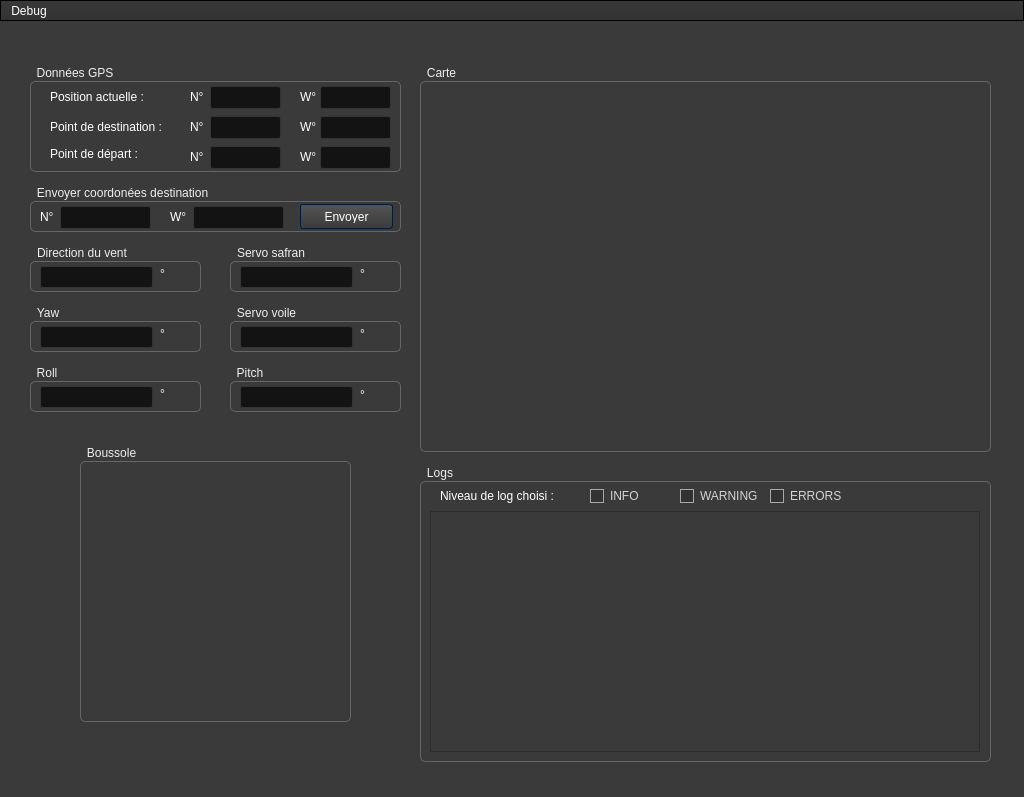
 <widget class="QMainWindow" name="MainWindow">
  <property name="geometry">
   <rect>
    <x>0</x>
    <y>0</y>
    <width>1024</width>
    <height>797</height>
   </rect>
  </property>
  <property name="windowTitle">
   <string>MainWindow</string>
  </property>
  <property name="styleSheet">
   <string notr="true">/*Copyright (c) DevSec Studio. All rights reserved.

MIT License

Permission is hereby granted, free of charge, to any person obtaining a copy
of this software and associated documentation files (the &quot;Software&quot;), to deal
in the Software without restriction, including without limitation the rights
to use, copy, modify, merge, publish, distribute, sublicense, and/or sell
copies of the Software, and to permit persons to whom the Software is
furnished to do so, subject to the following conditions:

The above copyright notice and this permission notice shall be included in all
copies or substantial portions of the Software.

THE SOFTWARE IS PROVIDED *AS IS*, WITHOUT WARRANTY OF ANY KIND, EXPRESS OR
IMPLIED, INCLUDING BUT NOT LIMITED TO THE WARRANTIES OF MERCHANTABILITY,
FITNESS FOR A PARTICULAR PURPOSE AND NONINFRINGEMENT. IN NO EVENT SHALL THE
AUTHORS OR COPYRIGHT HOLDERS BE LIABLE FOR ANY CLAIM, DAMAGES OR OTHER
LIABILITY, WHETHER IN AN ACTION OF CONTRACT, TORT OR OTHERWISE, ARISING FROM,
OUT OF OR IN CONNECTION WITH THE SOFTWARE OR THE USE OR OTHER DEALINGS IN THE SOFTWARE.
*/

/*-----QWidget-----*/
QWidget
{
	background-color: #3a3a3a;
	color: #fff;
	selection-background-color: #b78620;
	selection-color: #000;

}


/*-----QLabel-----*/
QLabel
{
	background-color: transparent;
	color: #fff;

}


/*-----QMenuBar-----*/
QMenuBar 
{
	background-color: qlineargradient(spread:repeat, x1:1, y1:0, x2:1, y2:1, stop:0 rgba(57, 57, 57, 255),stop:1 rgba(50, 50, 50, 255));
	border: 1px solid #000;
	color: #fff;

}


QMenuBar::item 
{
	background-color: transparent;

}


QMenuBar::item:selected 
{
	background-color: rgba(183, 134, 32, 20%);
	border: 1px solid #b78620;
	color: #fff;

}


QMenuBar::item:pressed 
{
	background-color: rgb(183, 134, 32);
	border: 1px solid #b78620;
	color: #fff;

}


/*-----QMenu-----*/
QMenu
{
    background-color: qlineargradient(spread:repeat, x1:1, y1:0, x2:1, y2:1, stop:0 rgba(57, 57, 57, 255),stop:1 rgba(50, 50, 50, 255));
    border: 1px solid #222;
    padding: 4px;
	color: #fff;

}


QMenu::item
{
    background-color: transparent;
    padding: 2px 20px 2px 20px;

}


QMenu::separator
{
   	background-color: rgb(183, 134, 32);
	height: 1px;

}


QMenu::item:disabled
{
    color: #555;
    background-color: transparent;
    padding: 2px 20px 2px 20px;

}


QMenu::item:selected
{
	background-color: rgba(183, 134, 32, 20%);
	border: 1px solid #b78620;
	color: #fff;

}


/*-----QToolBar-----*/
QToolBar
{
	background-color: qlineargradient(spread:repeat, x1:1, y1:0, x2:1, y2:1, stop:0 rgba(69, 69, 69, 255),stop:1 rgba(58, 58, 58, 255));
	border-top: none;
	border-bottom: 1px solid #4f4f4f;
	border-left: 1px solid #4f4f4f;
	border-right: 1px solid #4f4f4f;

}


QToolBar::separator
{
	background-color: #2e2e2e;
	width: 1px;

}


/*-----QToolButton-----*/
QToolButton 
{
	background-color: transparent;
	color: #fff;
	padding: 5px;
	padding-left: 8px;
	padding-right: 8px;
	margin-left: 1px;
}


QToolButton:hover
{
	background-color: rgba(183, 134, 32, 20%);
	border: 1px solid #b78620;
	color: #fff;
	
}


QToolButton:pressed
{
	background-color: qlineargradient(spread:repeat, x1:1, y1:0, x2:1, y2:1, stop:0 rgba(57, 57, 57, 255),stop:1 rgba(50, 50, 50, 255));
	border: 1px solid #b78620;

}


QToolButton:checked
{
	background-color: qlineargradient(spread:repeat, x1:1, y1:0, x2:1, y2:1, stop:0 rgba(57, 57, 57, 255),stop:1 rgba(50, 50, 50, 255));
	border: 1px solid #222;
}


/*-----QPushButton-----*/
QPushButton
{
	background-color: qlineargradient(spread:repeat, x1:1, y1:0, x2:1, y2:1, stop:0 rgba(84, 84, 84, 255),stop:1 rgba(59, 59, 59, 255));
	color: #ffffff;
	min-width: 80px;
	border-style: solid;
	border-width: 1px;
	border-radius: 3px;
	border-color: #051a39;
	padding: 5px;

}


QPushButton::flat
{
	background-color: transparent;
	border: none;
	color: #fff;

}


QPushButton::disabled
{
	background-color: #404040;
	color: #656565;
	border-color: #051a39;

}


QPushButton::hover
{
	background-color: rgba(183, 134, 32, 20%);
	border: 1px solid #b78620;

}


QPushButton::pressed
{
	background-color: qlineargradient(spread:repeat, x1:1, y1:0, x2:1, y2:1, stop:0 rgba(74, 74, 74, 255),stop:1 rgba(49, 49, 49, 255));
	border: 1px solid #b78620;

}


QPushButton::checked
{
	background-color: qlineargradient(spread:repeat, x1:1, y1:0, x2:1, y2:1, stop:0 rgba(74, 74, 74, 255),stop:1 rgba(49, 49, 49, 255));
	border: 1px solid #222;

}


/*-----QLineEdit-----*/
QLineEdit
{
	background-color: #131313;
	color : #eee;
	border: 1px solid #343434;
	border-radius: 2px;
	padding: 3px;
	padding-left: 5px;

}


/*-----QPlainTExtEdit-----*/
QPlainTextEdit
{
	background-color: #131313;
	color : #eee;
	border: 1px solid #343434;
	border-radius: 2px;
	padding: 3px;
	padding-left: 5px;

}


/*-----QTabBar-----*/
QTabBar::tab
{
	background-color: qlineargradient(spread:repeat, x1:1, y1:0, x2:1, y2:1, stop:0 rgba(84, 84, 84, 255),stop:1 rgba(59, 59, 59, 255));
	color: #ffffff;
	border-style: solid;
	border-width: 1px;
	border-color: #666;
	border-bottom: none;
	padding: 5px;
	padding-left: 15px;
	padding-right: 15px;

}


QTabWidget::pane 
{
	background-color: red;
	border: 1px solid #666;
	top: 1px;

}


QTabBar::tab:last
{
	margin-right: 0; 

}


QTabBar::tab:first:!selected
{
	background-color: #0c0c0d;
	margin-left: 0px;

}


QTabBar::tab:!selected
{
	color: #b1b1b1;
	border-bottom-style: solid;
	background-color: #0c0c0d;

}


QTabBar::tab:selected
{
	margin-bottom: 0px;

}


QTabBar::tab:!selected:hover
{
	border-top-color: #b78620;

}


/*-----QComboBox-----*/
QComboBox
{
    background-color: qlineargradient(spread:repeat, x1:1, y1:0, x2:1, y2:1, stop:0 rgba(84, 84, 84, 255),stop:1 rgba(59, 59, 59, 255));
    border: 1px solid #000;
    padding-left: 6px;
    color: #ffffff;
    height: 20px;

}


QComboBox::disabled
{
	background-color: #404040;
	color: #656565;
	border-color: #051a39;

}


QComboBox:on
{
    background-color: #b78620;
	color: #000;

}


QComboBox QAbstractItemView
{
    background-color: #383838;
    color: #ffffff;
    border: 1px solid black;
    selection-background-color: #b78620;
    outline: 0;

}


QComboBox::drop-down
{
	background-color: qlineargradient(spread:repeat, x1:1, y1:0, x2:1, y2:1, stop:0 rgba(57, 57, 57, 255),stop:1 rgba(50, 50, 50, 255));
    subcontrol-origin: padding;
    subcontrol-position: top right;
    width: 15px;
    border-left-width: 1px;
    border-left-color: black;
    border-left-style: solid; 

}


QComboBox::down-arrow
{
    image: url(://arrow-down.png);
    width: 8px;
    height: 8px;
}


/*-----QSpinBox &amp; QDateTimeEdit-----*/
QSpinBox,
QDateTimeEdit 
{
    background-color: #131313;
	color : #eee;
	border: 1px solid #343434;
	padding: 3px;
	padding-left: 5px;
    border-radius : 2px;

}


QSpinBox::up-button, 
QDateTimeEdit::up-button
{
	border-top-right-radius:2px;
	background-color: #777777;
    width: 16px; 
    border-width: 1px;

}


QSpinBox::up-button:hover, 
QDateTimeEdit::up-button:hover
{
	background-color: #585858;

}


QSpinBox::up-button:pressed, 
QDateTimeEdit::up-button:pressed
{
	background-color: #252525;
    width: 16px; 
    border-width: 1px;

}


QSpinBox::up-arrow,
QDateTimeEdit::up-arrow
{
    image: url(://arrow-up.png);
    width: 7px;
    height: 7px;

}


QSpinBox::down-button, 
QDateTimeEdit::down-button
{
	border-bottom-right-radius:2px;
	background-color: #777777;
    width: 16px; 
    border-width: 1px;

}


QSpinBox::down-button:hover, 
QDateTimeEdit::down-button:hover
{
	background-color: #585858;

}


QSpinBox::down-button:pressed, 
QDateTimeEdit::down-button:pressed
{
	background-color: #252525;
    width: 16px; 
    border-width: 1px;

}


QSpinBox::down-arrow,
QDateTimeEdit::down-arrow
{
    image: url(://arrow-down.png);
    width: 7px;
    height: 7px;

}


/*-----QGroupBox-----*/
QGroupBox 
{
    border: 1px solid;
    border-color: #666666;
	border-radius: 5px;
    margin-top: 20px;

}


QGroupBox::title  
{
    background-color: transparent;
    color: #eee;
    subcontrol-origin: margin;
    padding: 5px;
	border-top-left-radius: 3px;
	border-top-right-radius: 3px;

}


/*-----QHeaderView-----*/
QHeaderView::section
{
    background-color: qlineargradient(spread:repeat, x1:1, y1:0, x2:1, y2:1, stop:0 rgba(60, 60, 60, 255),stop:1 rgba(50, 50, 50, 255));
	border: 1px solid #000;
    color: #fff;
    text-align: left;
	padding: 4px;
	
}


QHeaderView::section:disabled
{
    background-color: #525251;
    color: #656565;

}


QHeaderView::section:checked
{
    background-color: qlineargradient(spread:repeat, x1:1, y1:0, x2:1, y2:1, stop:0 rgba(60, 60, 60, 255),stop:1 rgba(50, 50, 50, 255));
    color: #fff;

}


QHeaderView::section::vertical::first,
QHeaderView::section::vertical::only-one
{
    border-top: 1px solid #353635;

}


QHeaderView::section::vertical
{
    border-top: 1px solid #353635;

}


QHeaderView::section::horizontal::first,
QHeaderView::section::horizontal::only-one
{
    border-left: 1px solid #353635;

}


QHeaderView::section::horizontal
{
    border-left: 1px solid #353635;

}


QTableCornerButton::section
{
    background-color: qlineargradient(spread:repeat, x1:1, y1:0, x2:1, y2:1, stop:0 rgba(60, 60, 60, 255),stop:1 rgba(50, 50, 50, 255));
	border: 1px solid #000;
    color: #fff;

}


/*-----QTreeWidget-----*/
QTreeView
{
	show-decoration-selected: 1;
	alternate-background-color: #3a3a3a;
	selection-color: #fff;
	background-color: #2d2d2d;
	border: 1px solid gray;
	padding-top : 5px;
	color: #fff;
	font: 8pt;

}


QTreeView::item:selected
{
	color:#fff;
	background-color: #b78620;
	border-radius: 0px;

}


QTreeView::item:!selected:hover
{
    background-color: #262626;
    border: none;
    color: white;

}


QTreeView::branch:has-children:!has-siblings:closed,
QTreeView::branch:closed:has-children:has-siblings 
{
	image: url(://tree-closed.png);

}


QTreeView::branch:open:has-children:!has-siblings,
QTreeView::branch:open:has-children:has-siblings  
{
	image: url(://tree-open.png);

}


/*-----QListView-----*/
QListView 
{
	background-color: qlineargradient(spread:repeat, x1:1, y1:0, x2:1, y2:1, stop:0 rgba(83, 83, 83, 255),stop:0.293269 rgba(81, 81, 81, 255),stop:0.634615 rgba(79, 79, 79, 255),stop:1 rgba(83, 83, 83, 255));
    border : none;
    color: white;
    show-decoration-selected: 1; 
    outline: 0;
	border: 1px solid gray;

}


QListView::disabled 
{
	background-color: #656565;
	color: #1b1b1b;
    border: 1px solid #656565;

}


QListView::item 
{
	background-color: #2d2d2d;
    padding: 1px;

}


QListView::item:alternate 
{
    background-color: #3a3a3a;

}


QListView::item:selected 
{
	background-color: #b78620;
	border: 1px solid #b78620;
	color: #fff;

}


QListView::item:selected:!active 
{
	background-color: #b78620;
	border: 1px solid #b78620;
	color: #fff;

}


QListView::item:selected:active 
{
	background-color: #b78620;
	border: 1px solid #b78620;
	color: #fff;

}


QListView::item:hover {
    background-color: #262626;
    border: none;
    color: white;

}


/*-----QCheckBox-----*/
QCheckBox
{
	background-color: transparent;
    color: lightgray;
	border: none;

}


QCheckBox::indicator
{
    background-color: #323232;
    border: 1px solid darkgray;
    width: 12px;
    height: 12px;

}


QCheckBox::indicator:checked
{
    image:url(&quot;./ressources/check.png&quot;);
	background-color: #b78620;
    border: 1px solid #3a546e;

}


QCheckBox::indicator:unchecked:hover
{
	border: 1px solid #b78620; 

}


QCheckBox::disabled
{
	color: #656565;

}


QCheckBox::indicator:disabled
{
	background-color: #656565;
	color: #656565;
    border: 1px solid #656565;

}


/*-----QRadioButton-----*/
QRadioButton 
{
	color: lightgray;
	background-color: transparent;

}


QRadioButton::indicator::unchecked:hover 
{
	background-color: lightgray;
	border: 2px solid #b78620;
	border-radius: 6px;
}


QRadioButton::indicator::checked 
{
	border: 2px solid #b78620;
	border-radius: 6px;
	background-color: rgba(183,134,32,20%);  
	width: 9px; 
	height: 9px; 

}


/*-----QSlider-----*/
QSlider::groove:horizontal 
{
	background-color: transparent;
	height: 3px;

}


QSlider::sub-page:horizontal 
{
	background-color: #b78620;

}


QSlider::add-page:horizontal 
{
	background-color: #131313;

}


QSlider::handle:horizontal 
{
	background-color: #b78620;
	width: 14px;
	margin-top: -6px;
	margin-bottom: -6px;
	border-radius: 6px;

}


QSlider::handle:horizontal:hover 
{
	background-color: #d89e25;
	border-radius: 6px;

}


QSlider::sub-page:horizontal:disabled 
{
	background-color: #bbb;
	border-color: #999;

}


QSlider::add-page:horizontal:disabled 
{
	background-color: #eee;
	border-color: #999;

}


QSlider::handle:horizontal:disabled 
{
	background-color: #eee;
	border: 1px solid #aaa;
	border-radius: 3px;

}


/*-----QScrollBar-----*/
QScrollBar:horizontal
{
    border: 1px solid #222222;
    background-color: #3d3d3d;
    height: 15px;
    margin: 0px 16px 0 16px;

}


QScrollBar::handle:horizontal
{
	background-color: qlineargradient(spread:repeat, x1:1, y1:0, x2:1, y2:1, stop:0 rgba(97, 97, 97, 255),stop:1 rgba(90, 90, 90, 255));
	border: 1px solid #2d2d2d;
    min-height: 20px;

}


QScrollBar::add-line:horizontal
{
	background-color: qlineargradient(spread:repeat, x1:1, y1:0, x2:1, y2:1, stop:0 rgba(97, 97, 97, 255),stop:1 rgba(90, 90, 90, 255));
	border: 1px solid #2d2d2d;
    width: 15px;
    subcontrol-position: right;
    subcontrol-origin: margin;

}


QScrollBar::sub-line:horizontal
{
	background-color: qlineargradient(spread:repeat, x1:1, y1:0, x2:1, y2:1, stop:0 rgba(97, 97, 97, 255),stop:1 rgba(90, 90, 90, 255));
	border: 1px solid #2d2d2d;
    width: 15px;
    subcontrol-position: left;
    subcontrol-origin: margin;

}


QScrollBar::right-arrow:horizontal
{
    image: url(://arrow-right.png);
    width: 6px;
    height: 6px;

}


QScrollBar::left-arrow:horizontal
{
    image: url(://arrow-left.png);
    width: 6px;
    height: 6px;

}


QScrollBar::add-page:horizontal, QScrollBar::sub-page:horizontal
{
    background: none;

}


QScrollBar:vertical
{
    background-color: #3d3d3d;
    width: 16px;
	border: 1px solid #2d2d2d;
    margin: 16px 0px 16px 0px;

}


QScrollBar::handle:vertical
{
    background-color: qlineargradient(spread:repeat, x1:1, y1:0, x2:1, y2:1, stop:0 rgba(97, 97, 97, 255),stop:1 rgba(90, 90, 90, 255));
	border: 1px solid #2d2d2d;
    min-height: 20px;

}


QScrollBar::add-line:vertical
{
	background-color: qlineargradient(spread:repeat, x1:1, y1:0, x2:1, y2:1, stop:0 rgba(97, 97, 97, 255),stop:1 rgba(90, 90, 90, 255));
	border: 1px solid #2d2d2d;
    height: 15px;
    subcontrol-position: bottom;
    subcontrol-origin: margin;

}


QScrollBar::sub-line:vertical
{
	background-color: qlineargradient(spread:repeat, x1:1, y1:0, x2:1, y2:1, stop:0 rgba(97, 97, 97, 255),stop:1 rgba(90, 90, 90, 255));
	border: 1px solid #2d2d2d;
    height: 15px;
    subcontrol-position: top;
    subcontrol-origin: margin;

}


QScrollBar::up-arrow:vertical
{
    image: url(://arrow-up.png);
    width: 6px;
    height: 6px;

}


QScrollBar::down-arrow:vertical
{
    image: url(://arrow-down.png);
    width: 6px;
    height: 6px;

}


QScrollBar::add-page:vertical, QScrollBar::sub-page:vertical
{
    background: none;

}


/*-----QProgressBar-----*/
QProgressBar
{
    border: 1px solid #666666;
    text-align: center;
	color: #000;
	font-weight: bold;

}


QProgressBar::chunk
{
    background-color: #b78620;
    width: 30px;
    margin: 0.5px;

}

</string>
  </property>
  <widget class="QWidget" name="centralwidget">
   <widget class="QGroupBox" name="groupBox">
    <property name="geometry">
     <rect>
      <x>30</x>
      <y>40</y>
      <width>371</width>
      <height>111</height>
     </rect>
    </property>
    <property name="title">
     <string>Données GPS</string>
    </property>
    <widget class="QLabel" name="label">
     <property name="geometry">
      <rect>
       <x>20</x>
       <y>28</y>
       <width>111</width>
       <height>16</height>
      </rect>
     </property>
     <property name="text">
      <string>Position actuelle :</string>
     </property>
    </widget>
    <widget class="QLabel" name="label_2">
     <property name="geometry">
      <rect>
       <x>20</x>
       <y>58</y>
       <width>131</width>
       <height>16</height>
      </rect>
     </property>
     <property name="text">
      <string>Point de destination :</string>
     </property>
    </widget>
    <widget class="QLabel" name="label_3">
     <property name="geometry">
      <rect>
       <x>20</x>
       <y>85</y>
       <width>131</width>
       <height>16</height>
      </rect>
     </property>
     <property name="text">
      <string>Point de départ :</string>
     </property>
    </widget>
    <widget class="QLabel" name="label_4">
     <property name="geometry">
      <rect>
       <x>160</x>
       <y>25</y>
       <width>16</width>
       <height>21</height>
      </rect>
     </property>
     <property name="text">
      <string>N°</string>
     </property>
    </widget>
    <widget class="QLabel" name="label_5">
     <property name="geometry">
      <rect>
       <x>270</x>
       <y>25</y>
       <width>21</width>
       <height>21</height>
      </rect>
     </property>
     <property name="text">
      <string>W°</string>
     </property>
    </widget>
    <widget class="QLabel" name="label_6">
     <property name="geometry">
      <rect>
       <x>270</x>
       <y>55</y>
       <width>21</width>
       <height>21</height>
      </rect>
     </property>
     <property name="text">
      <string>W°</string>
     </property>
    </widget>
    <widget class="QLabel" name="label_7">
     <property name="geometry">
      <rect>
       <x>160</x>
       <y>55</y>
       <width>16</width>
       <height>21</height>
      </rect>
     </property>
     <property name="text">
      <string>N°</string>
     </property>
    </widget>
    <widget class="QLabel" name="label_8">
     <property name="geometry">
      <rect>
       <x>270</x>
       <y>85</y>
       <width>21</width>
       <height>21</height>
      </rect>
     </property>
     <property name="text">
      <string>W°</string>
     </property>
    </widget>
    <widget class="QLabel" name="label_9">
     <property name="geometry">
      <rect>
       <x>160</x>
       <y>85</y>
       <width>16</width>
       <height>21</height>
      </rect>
     </property>
     <property name="text">
      <string>N°</string>
     </property>
    </widget>
    <widget class="QLineEdit" name="lineEdit_location_N">
     <property name="geometry">
      <rect>
       <x>180</x>
       <y>25</y>
       <width>71</width>
       <height>23</height>
      </rect>
     </property>
    </widget>
    <widget class="QLineEdit" name="lineEdit_dest_location_N">
     <property name="geometry">
      <rect>
       <x>180</x>
       <y>55</y>
       <width>71</width>
       <height>23</height>
      </rect>
     </property>
    </widget>
    <widget class="QLineEdit" name="lineEdit_init_location_N">
     <property name="geometry">
      <rect>
       <x>180</x>
       <y>85</y>
       <width>71</width>
       <height>23</height>
      </rect>
     </property>
    </widget>
    <widget class="QLineEdit" name="lineEdit_location_W">
     <property name="geometry">
      <rect>
       <x>290</x>
       <y>25</y>
       <width>71</width>
       <height>23</height>
      </rect>
     </property>
    </widget>
    <widget class="QLineEdit" name="lineEdit_dest_location_W">
     <property name="geometry">
      <rect>
       <x>290</x>
       <y>55</y>
       <width>71</width>
       <height>23</height>
      </rect>
     </property>
    </widget>
    <widget class="QLineEdit" name="lineEdit_init_location_W">
     <property name="geometry">
      <rect>
       <x>290</x>
       <y>85</y>
       <width>71</width>
       <height>23</height>
      </rect>
     </property>
    </widget>
   </widget>
   <widget class="QGroupBox" name="groupBox_2">
    <property name="geometry">
     <rect>
      <x>80</x>
      <y>420</y>
      <width>271</width>
      <height>281</height>
     </rect>
    </property>
    <property name="title">
     <string>Boussole</string>
    </property>
    <widget class="QLabel" name="label_image_compass">
     <property name="geometry">
      <rect>
       <x>10</x>
       <y>20</y>
       <width>250</width>
       <height>250</height>
      </rect>
     </property>
     <property name="text">
      <string/>
     </property>
    </widget>
    <widget class="QLabel" name="label_red_arrow">
     <property name="geometry">
      <rect>
       <x>81</x>
       <y>90</y>
       <width>111</width>
       <height>111</height>
      </rect>
     </property>
     <property name="text">
      <string/>
     </property>
    </widget>
   </widget>
   <widget class="QGroupBox" name="groupBox_3">
    <property name="geometry">
     <rect>
      <x>30</x>
      <y>220</y>
      <width>171</width>
      <height>51</height>
     </rect>
    </property>
    <property name="title">
     <string>Direction du vent</string>
    </property>
    <widget class="QLineEdit" name="lineEdit_wind_direction">
     <property name="geometry">
      <rect>
       <x>10</x>
       <y>25</y>
       <width>113</width>
       <height>22</height>
      </rect>
     </property>
    </widget>
    <widget class="QLabel" name="label_15">
     <property name="geometry">
      <rect>
       <x>130</x>
       <y>25</y>
       <width>31</width>
       <height>16</height>
      </rect>
     </property>
     <property name="text">
      <string>°</string>
     </property>
    </widget>
   </widget>
   <widget class="QGroupBox" name="groupBox_4">
    <property name="geometry">
     <rect>
      <x>30</x>
      <y>280</y>
      <width>171</width>
      <height>51</height>
     </rect>
    </property>
    <property name="title">
     <string>Yaw</string>
    </property>
    <widget class="QLineEdit" name="lineEdit_yaw">
     <property name="geometry">
      <rect>
       <x>10</x>
       <y>25</y>
       <width>113</width>
       <height>22</height>
      </rect>
     </property>
    </widget>
    <widget class="QLabel" name="label_16">
     <property name="geometry">
      <rect>
       <x>130</x>
       <y>25</y>
       <width>31</width>
       <height>16</height>
      </rect>
     </property>
     <property name="text">
      <string>°</string>
     </property>
    </widget>
   </widget>
   <widget class="QGroupBox" name="groupBox_5">
    <property name="geometry">
     <rect>
      <x>230</x>
      <y>220</y>
      <width>171</width>
      <height>51</height>
     </rect>
    </property>
    <property name="title">
     <string>Servo safran</string>
    </property>
    <widget class="QLineEdit" name="lineEdit_servo_safran">
     <property name="geometry">
      <rect>
       <x>10</x>
       <y>25</y>
       <width>113</width>
       <height>22</height>
      </rect>
     </property>
    </widget>
    <widget class="QLabel" name="label_17">
     <property name="geometry">
      <rect>
       <x>130</x>
       <y>25</y>
       <width>31</width>
       <height>16</height>
      </rect>
     </property>
     <property name="text">
      <string>°</string>
     </property>
    </widget>
   </widget>
   <widget class="QGroupBox" name="groupBox_6">
    <property name="geometry">
     <rect>
      <x>230</x>
      <y>280</y>
      <width>171</width>
      <height>51</height>
     </rect>
    </property>
    <property name="title">
     <string>Servo voile</string>
    </property>
    <widget class="QLineEdit" name="lineEdit_servo_voile">
     <property name="geometry">
      <rect>
       <x>10</x>
       <y>25</y>
       <width>113</width>
       <height>22</height>
      </rect>
     </property>
    </widget>
    <widget class="QLabel" name="label_18">
     <property name="geometry">
      <rect>
       <x>130</x>
       <y>25</y>
       <width>31</width>
       <height>16</height>
      </rect>
     </property>
     <property name="text">
      <string>°</string>
     </property>
    </widget>
   </widget>
   <widget class="QGroupBox" name="groupBox_7">
    <property name="geometry">
     <rect>
      <x>30</x>
      <y>160</y>
      <width>371</width>
      <height>51</height>
     </rect>
    </property>
    <property name="title">
     <string>Envoyer coordonées destination</string>
    </property>
    <widget class="QLabel" name="label_13">
     <property name="geometry">
      <rect>
       <x>140</x>
       <y>25</y>
       <width>21</width>
       <height>21</height>
      </rect>
     </property>
     <property name="text">
      <string>W°</string>
     </property>
    </widget>
    <widget class="QLabel" name="label_14">
     <property name="geometry">
      <rect>
       <x>10</x>
       <y>25</y>
       <width>16</width>
       <height>21</height>
      </rect>
     </property>
     <property name="text">
      <string>N°</string>
     </property>
    </widget>
    <widget class="QLineEdit" name="lineEdit_new_dest_location_W">
     <property name="geometry">
      <rect>
       <x>163</x>
       <y>25</y>
       <width>91</width>
       <height>23</height>
      </rect>
     </property>
     <property name="text">
      <string/>
     </property>
    </widget>
    <widget class="QLineEdit" name="lineEdit_new_dest_location_N">
     <property name="geometry">
      <rect>
       <x>30</x>
       <y>25</y>
       <width>91</width>
       <height>23</height>
      </rect>
     </property>
    </widget>
    <widget class="QPushButton" name="pushButton_change_dest_coordinates">
     <property name="geometry">
      <rect>
       <x>270</x>
       <y>23</y>
       <width>93</width>
       <height>25</height>
      </rect>
     </property>
     <property name="styleSheet">
      <string notr="true"/>
     </property>
     <property name="text">
      <string>Envoyer</string>
     </property>
    </widget>
   </widget>
   <widget class="QGroupBox" name="groupBox_8">
    <property name="geometry">
     <rect>
      <x>420</x>
      <y>40</y>
      <width>571</width>
      <height>391</height>
     </rect>
    </property>
    <property name="title">
     <string>Carte</string>
    </property>
    <widget class="QLabel" name="label_image_map">
     <property name="geometry">
      <rect>
       <x>10</x>
       <y>20</y>
       <width>551</width>
       <height>361</height>
      </rect>
     </property>
     <property name="text">
      <string/>
     </property>
    </widget>
    <widget class="QLabel" name="label_boat">
     <property name="geometry">
      <rect>
       <x>190</x>
       <y>200</y>
       <width>20</width>
       <height>20</height>
      </rect>
     </property>
     <property name="text">
      <string/>
     </property>
    </widget>
   </widget>
   <widget class="QGroupBox" name="groupBox_9">
    <property name="geometry">
     <rect>
      <x>420</x>
      <y>440</y>
      <width>571</width>
      <height>301</height>
     </rect>
    </property>
    <property name="title">
     <string>Logs</string>
    </property>
    <widget class="QLabel" name="label_20">
     <property name="geometry">
      <rect>
       <x>20</x>
       <y>27</y>
       <width>131</width>
       <height>16</height>
      </rect>
     </property>
     <property name="text">
      <string>Niveau de log choisi :</string>
     </property>
    </widget>
    <widget class="QCheckBox" name="checkBox_log_level_info">
     <property name="geometry">
      <rect>
       <x>170</x>
       <y>25</y>
       <width>81</width>
       <height>20</height>
      </rect>
     </property>
     <property name="text">
      <string>INFO</string>
     </property>
     <property name="checked">
      <bool>true</bool>
     </property>
    </widget>
    <widget class="QCheckBox" name="checkBox_log_level_errors">
     <property name="geometry">
      <rect>
       <x>350</x>
       <y>25</y>
       <width>81</width>
       <height>20</height>
      </rect>
     </property>
     <property name="text">
      <string>ERRORS</string>
     </property>
     <property name="checked">
      <bool>true</bool>
     </property>
    </widget>
    <widget class="QCheckBox" name="checkBox_log_level_warnings">
     <property name="geometry">
      <rect>
       <x>260</x>
       <y>25</y>
       <width>81</width>
       <height>20</height>
      </rect>
     </property>
     <property name="text">
      <string>WARNING</string>
     </property>
     <property name="checked">
      <bool>true</bool>
     </property>
    </widget>
    <widget class="QTextEdit" name="textEdit_logs">
     <property name="geometry">
      <rect>
       <x>10</x>
       <y>50</y>
       <width>550</width>
       <height>241</height>
      </rect>
     </property>
     <property name="html">
      <string>&lt;!DOCTYPE HTML PUBLIC &quot;-//W3C//DTD HTML 4.0//EN&quot; &quot;http://www.w3.org/TR/REC-html40/strict.dtd&quot;&gt;
&lt;html&gt;&lt;head&gt;&lt;meta name=&quot;qrichtext&quot; content=&quot;1&quot; /&gt;&lt;style type=&quot;text/css&quot;&gt;
p, li { white-space: pre-wrap; }
&lt;/style&gt;&lt;/head&gt;&lt;body style=&quot; font-family:'MS Shell Dlg 2'; font-size:7.8pt; font-weight:400; font-style:normal;&quot;&gt;
&lt;p style=&quot;-qt-paragraph-type:empty; margin-top:0px; margin-bottom:0px; margin-left:0px; margin-right:0px; -qt-block-indent:0; text-indent:0px;&quot;&gt;&lt;br /&gt;&lt;/p&gt;&lt;/body&gt;&lt;/html&gt;</string>
     </property>
    </widget>
   </widget>
   <widget class="QGroupBox" name="groupBox_11">
    <property name="geometry">
     <rect>
      <x>230</x>
      <y>340</y>
      <width>171</width>
      <height>51</height>
     </rect>
    </property>
    <property name="title">
     <string>Pitch</string>
    </property>
    <widget class="QLineEdit" name="lineEdit_pitch">
     <property name="geometry">
      <rect>
       <x>10</x>
       <y>25</y>
       <width>113</width>
       <height>22</height>
      </rect>
     </property>
    </widget>
    <widget class="QLabel" name="label_19">
     <property name="geometry">
      <rect>
       <x>130</x>
       <y>26</y>
       <width>31</width>
       <height>16</height>
      </rect>
     </property>
     <property name="text">
      <string>°</string>
     </property>
    </widget>
   </widget>
   <widget class="QGroupBox" name="groupBox_12">
    <property name="geometry">
     <rect>
      <x>30</x>
      <y>340</y>
      <width>171</width>
      <height>51</height>
     </rect>
    </property>
    <property name="title">
     <string>Roll</string>
    </property>
    <widget class="QLineEdit" name="lineEdit_roll">
     <property name="geometry">
      <rect>
       <x>10</x>
       <y>25</y>
       <width>113</width>
       <height>22</height>
      </rect>
     </property>
    </widget>
    <widget class="QLabel" name="label_21">
     <property name="geometry">
      <rect>
       <x>130</x>
       <y>25</y>
       <width>31</width>
       <height>16</height>
      </rect>
     </property>
     <property name="text">
      <string>°</string>
     </property>
    </widget>
   </widget>
  </widget>
  <widget class="QMenuBar" name="menubar">
   <property name="geometry">
    <rect>
     <x>0</x>
     <y>0</y>
     <width>1024</width>
     <height>28</height>
    </rect>
   </property>
   <widget class="QMenu" name="menuDebug">
    <property name="title">
     <string>Debug</string>
    </property>
    <addaction name="actionCommande"/>
    <addaction name="actionDonn_e"/>
   </widget>
   <addaction name="menuDebug"/>
  </widget>
  <widget class="QStatusBar" name="statusbar"/>
  <action name="actionCommande">
   <property name="text">
    <string>Commande</string>
   </property>
  </action>
  <action name="actionDonn_e">
   <property name="text">
    <string>Donnée</string>
   </property>
  </action>
 </widget>
